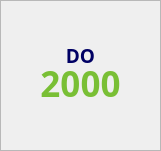
     <widget class="QFrame" name="frame_18">
      <property name="geometry">
       <rect>
        <x>540</x>
        <y>10</y>
        <width>161</width>
        <height>151</height>
       </rect>
      </property>
      <property name="frameShape">
       <enum>QFrame::StyledPanel</enum>
      </property>
      <property name="frameShadow">
       <enum>QFrame::Raised</enum>
      </property>
      <widget class="QLabel" name="main_do">
       <property name="geometry">
        <rect>
         <x>40</x>
         <y>68</y>
         <width>81</width>
         <height>31</height>
        </rect>
       </property>
       <property name="font">
        <font>
         <family>나눔스퀘어 Bold</family>
         <pointsize>26</pointsize>
         <weight>75</weight>
         <bold>true</bold>
        </font>
       </property>
       <property name="styleSheet">
        <string notr="true">background:transparent;
color : rgb(121,191,53);
background:transparent</string>
       </property>
       <property name="text">
        <string>2000</string>
       </property>
       <property name="alignment">
        <set>Qt::AlignCenter</set>
       </property>
      </widget>
      <widget class="QLabel" name="label_48">
       <property name="geometry">
        <rect>
         <x>0</x>
         <y>-10</y>
         <width>161</width>
         <height>161</height>
        </rect>
       </property>
       <property name="font">
        <font>
         <family>나눔스퀘어 Bold</family>
         <pointsize>14</pointsize>
         <weight>75</weight>
         <bold>true</bold>
        </font>
       </property>
       <property name="styleSheet">
        <string notr="true">background:transparent;
color:rgb(0, 0, 100)</string>
       </property>
       <property name="text">
        <string>

DO</string>
       </property>
       <property name="alignment">
        <set>Qt::AlignHCenter|Qt::AlignTop</set>
       </property>
      </widget>
      <widget class="QPushButton" name="pushButton_4">
       <property name="geometry">
        <rect>
         <x>5</x>
         <y>0</y>
         <width>148</width>
         <height>148</height>
        </rect>
       </property>
       <property name="styleSheet">
        <string notr="true">QPushButton{background:url(:/img/resources/green_o_big.png);
border:transparent}
QPushButton:checked{background:url(:/img/resources/red_o_big.png);
border:transparent;}</string>
       </property>
       <property name="text">
        <string/>
       </property>
       <property name="checkable">
        <bool>true</bool>
       </property>
      </widget>
      <zorder>pushButton_4</zorder>
      <zorder>main_do</zorder>
      <zorder>label_48</zorder>
     </widget>
